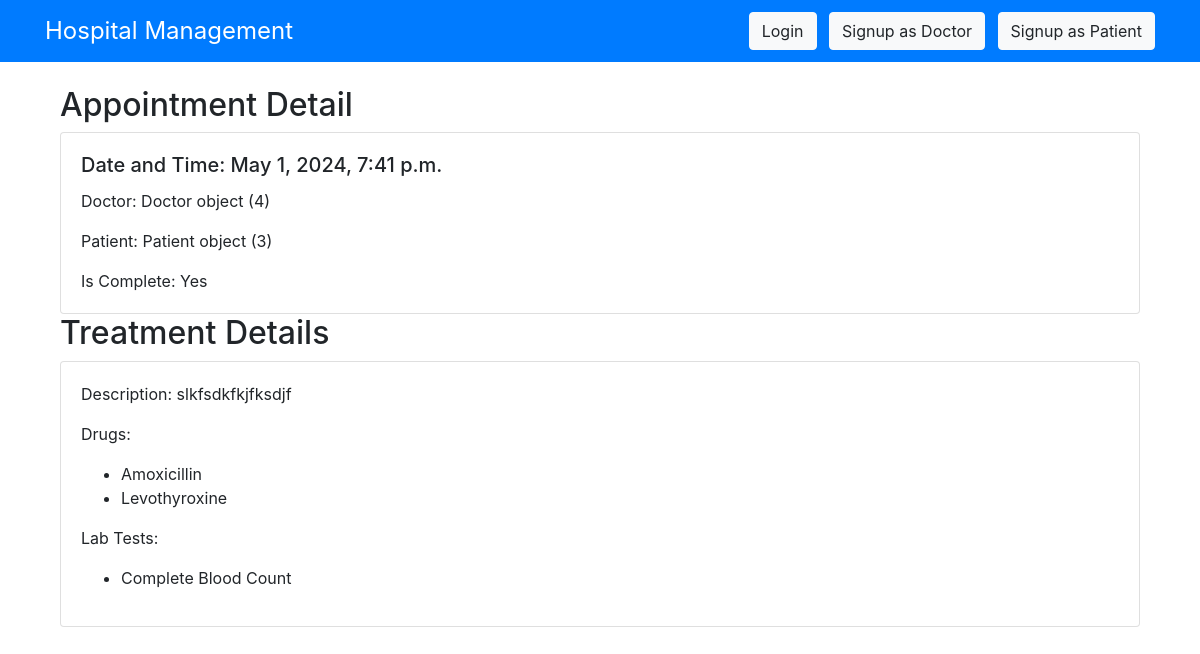
The app's page /appointment/3/ with its own data.
### app/models.py (models this page shows)
class Appointment(models.Model):
    A_DATETIME=models.DateTimeField(default=datetime.now(), blank=True)
    D_ID=models.ForeignKey(Doctor, on_delete=models.CASCADE)
    P_ID=models.ForeignKey(Patient, on_delete=models.CASCADE)
    is_complete=models.BooleanField(default=False)

class Doctor(models.Model):
    user = models.OneToOneField(User, on_delete=models.CASCADE, primary_key=True)
    F_NAME=models.CharField(max_length=50)
    L_NAME=models.CharField(max_length=50)
    STREET=models.CharField(max_length=50)
    CITY=models.CharField(max_length=50)
    STATE=models.CharField(max_length=50)
    COUNTRY=models.CharField(max_length=50)
    SPECIALIZATION=models.CharField(max_length=50)
    PHONE=models.CharField(max_length=20)
    image = models.ImageField(upload_to='profile_pic', default="{% static 'default.jped' %}")

class Patient(models.Model):
    user = models.OneToOneField(User, on_delete=models.CASCADE, primary_key=True)
    F_NAME=models.CharField(max_length=50)
    L_NAME=models.CharField(max_length=50)
    STREET=models.CharField(max_length=50)
    CITY=models.CharField(max_length=50)
    STATE=models.CharField(max_length=50)
    COUNTRY=models.CharField(max_length=50)
    DOB=models.DateField(blank=True, null=True)
    PHONE=models.CharField(max_length=20)
    image = models.ImageField(upload_to='profile_pic', default="{% static 'default.jped' %}")

class Treatment(models.Model):
    appointment = models.OneToOneField(Appointment, on_delete=models.SET_NULL, null=True, blank=True)
    T_Desc=models.TextField()
    Drug=models.ManyToManyField(Drug)
    LabTest=models.ManyToManyField(LabTest)

class Drug(models.Model):
    DRUG_NAME=models.CharField(max_length=50)
    DRUG_DESCRIPTION=models.TextField()
    def __str__(self):
        return self.DRUG_NAME

class LabTest(models.Model):
    TEST_NAME=models.CharField(max_length=50)
    TEST_DESCRIPTION=models.TextField()
    def __str__(self):
        return self.TEST_NAME

### app/views.py (the view)
# urls.py: path('appointment/<int:pk>/', views.AppointmentDetailView.as_view(), name='appointment_detail'),
class AppointmentDetailView(DetailView):
    model = Appointment
    template_name = 'app/appointment_detail.html'

### app/templates/app/appointment_detail.html (shortened to what this page needs)
{% extends 'app/base.html' %} {% block title %}Appointment Detail{% endblock %}
{% block content %}
<div class="container mt-4">
  <h2>Appointment Detail</h2>
  <div class="card">
    <div class="card-body">
      <h5 class="card-title">Date and Time: {{ object.A_DATETIME }}</h5>
      <p class="card-text">Doctor: {{ object.D_ID }}</p>
      <p class="card-text">Patient: {{ object.P_ID }}</p>
      <p class="card-text">
        Is Complete: {% if object.is_complete %}Yes{% else %}No{% endif %}
      </p>
    </div>
  </div>
  {% if object.treatment %}
  <h2>Treatment Details</h2>
  <div class="card">
    <div class="card-body">
      <p class="card-text">Description: {{ object.treatment.T_Desc }}</p>
      <p class="card-text">Drugs:</p>
      <ul>
        {% for drug in object.treatment.Drug.all %}
        <li>{{ drug }}</li>
        {% endfor %}
      </ul>
      <p class="card-text">Lab Tests:</p>
      <ul>
        {% for labtest in object.treatment.LabTest.all %}
        <li>{{ labtest }}</li>
        {% endfor %}
      </ul>
    </div>
  </div>
  {% endif %}
</div>
{% endblock %}

### records on screen
Appointment: A_DATETIME "May 1, 2024, 7:41 p.m.", D_ID "Doctor object (4)", P_ID "Patient object (3)", treatment.T_Desc "slkfsdkfkjfksdjf"
Drug: DRUG_NAME "Amoxicillin"
Drug: DRUG_NAME "Levothyroxine"
LabTest: TEST_NAME "Complete Blood Count"
